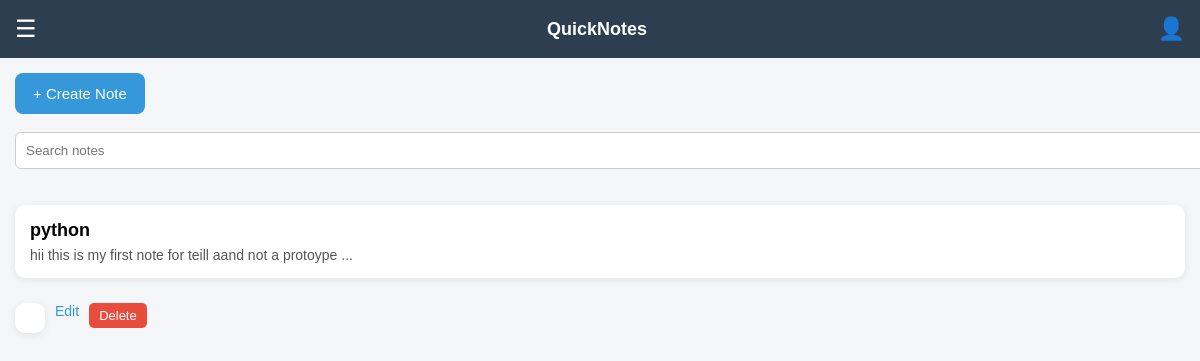
Page / (signed in) on the earlier database version.
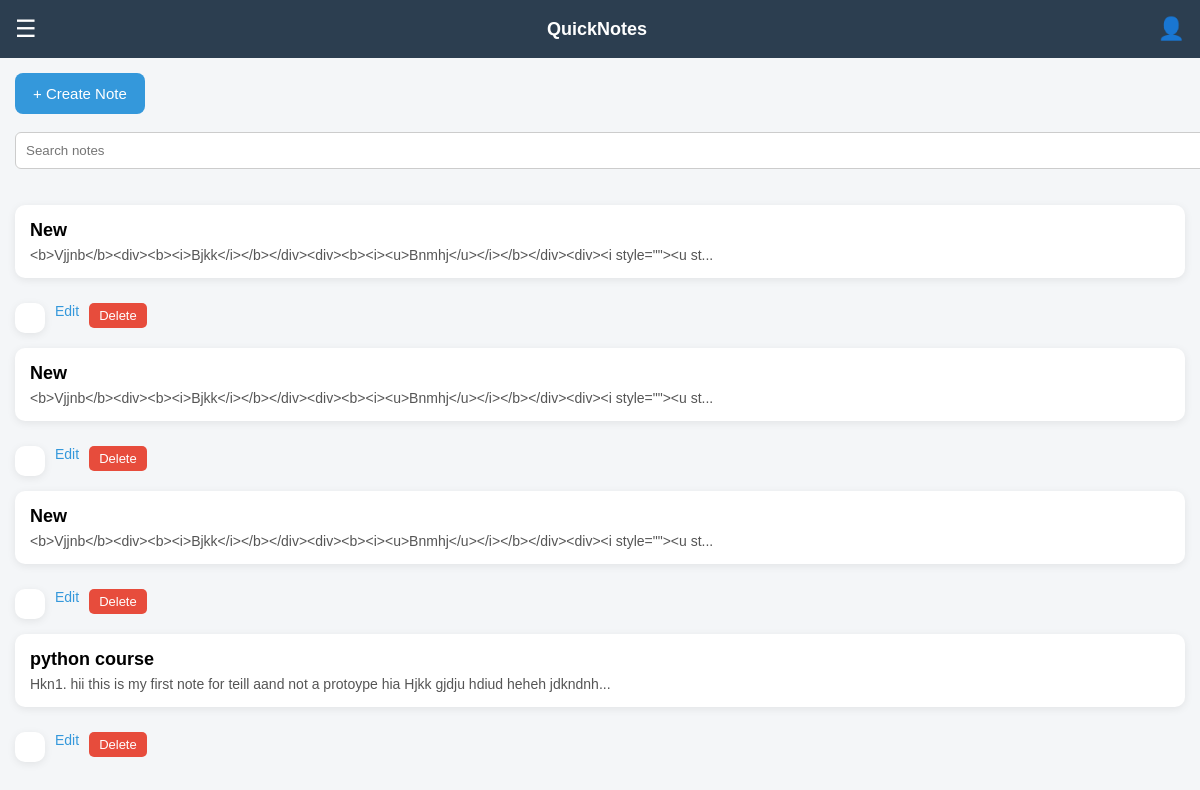
Same page on the later database version.
### tables this page shows
CREATE TABLE notebook(
        id INTEGER PRIMARY KEY AUTOINCREMENT,
        title TEXT,
        content TEXT,
        category TEXT,
        user_id INTEGER,
        created_at TEXT,
        is_deleted INTEGER DEFAULT 0,
        FOREIGN KEY(user_id) REFERENCES user(id)
    );

### renderapp.py (the view)
@app.route("/")
@login_required
def home():
    db = get_db()
    notes = db.execute(
        "SELECT * FROM notebook WHERE user_id=? AND is_deleted=0 ORDER BY created_at DESC",
        (session["user_id"],)
    ).fetchall()
    db.close()
    return render_template("home.html", notes=notes)

### renderapp.py (called while the page is built)
def get_db():
    conn = sqlite3.connect(DATABASE)
    conn.row_factory = sqlite3.Row
    return conn

def login_required(route_function):
    @wraps(route_function)
    def wrapper(*args, **kwargs):
        if "user_id" not in session:
            return redirect(url_for("login"))
        return route_function(*args, **kwargs)
    return wrapper

### templates/home.html (shortened to what this page needs)
<!DOCTYPE html>
<html>
<head>
</head>
<body>
<div class="navbar">
<span class="menu-btn" onclick="openMenu()">☰</span>
<div class="logo">QuickNotes</div>
<div class="profile" onclick="location.href='/profile'">
👤
</div>
</div>
<div class="container">
<a href="/create_note">
<button class="create-btn">+ Create Note</button>
</a>
<br><br>
<form action="/search">
<input class="search" name="q" placeholder="Search notes">
</form>
<br><br>
<div class="notes">
{% for note in notes %}
<a href="/update_note/{{note.id}}" class="note-card">
<div class="note-title">
{{note.title}}
</div>
<div class="note-content">
{{note.content[:100]}}...
</div>
<div class="note-actions">
<a class="edit-btn" href="/update_note/{{note.id}}" onclick="event.stopPropagation()">Edit</a>
<form action="/move_to_trash/{{note.id}}" method="post" onclick="event.stopPropagation()">
<button class="delete-btn">Delete</button>
</form>
</div>
</a>
{% endfor %}
</div>
</div>
</body>
</html>

### templates/home.html (style rules this page uses)
body { font-family: Arial; margin:0; background:#f4f6f8; }
.navbar { display:flex; justify-content:space-between; align-items:center; background:#2c3e50; color:white; padding:15px; position:sticky; top:0; }
.logo { font-size:18px; font-weight:bold; }
.menu-btn { font-size:24px; cursor:pointer; }
.profile { cursor:pointer; font-size:22px; }
.container { padding:15px; }
.create-btn { background:#3498db; color:white; border:none; padding:12px 18px; border-radius:8px; cursor:pointer; font-size:15px; }
.search { padding:10px; width:100%; border-radius:6px; border:1px solid #ccc; }
.notes { display:grid; grid-template-columns:1fr; gap:15px; }
.note-card { background:white; padding:15px; border-radius:10px; box-shadow:0 2px 8px rgba(0,0,0,0.08); text-decoration:none; color:black; display:block; transition:0.2s; }
.note-title { font-size:18px; font-weight:bold; margin-bottom:6px; }
.note-content { color:#555; font-size:14px; }
.note-actions { margin-top:10px; display:flex; gap:10px; }
.edit-btn { color:#3498db; text-decoration:none; font-size:14px; }
.delete-btn { background:#e74c3c; border:none; color:white; padding:5px 10px; border-radius:5px; cursor:pointer; font-size:13px; }

Differences in the rows shown:
added notebook: title "New", content "<b>Vjjnb</b><div><b><i>Bjkk</i></b></div><div><b><i><u>Bnmhj</u></i></b></div><div><i style=\"\"><u st"
added notebook: title "New", content "<b>Vjjnb</b><div><b><i>Bjkk</i></b></div><div><b><i><u>Bnmhj</u></i></b></div><div><i style=\"\"><u st"
added notebook: title "New", content "<b>Vjjnb</b><div><b><i>Bjkk</i></b></div><div><b><i><u>Bnmhj</u></i></b></div><div><i style=\"\"><u st"
changed notebook: title "python" → "python course"; content "hii this is my first note for teill aand not a protoype" → "Hkn1. hii this is my first note for teill aand not a protoype hia Hjkk gjdju hdiud heheh jdkndnh"
